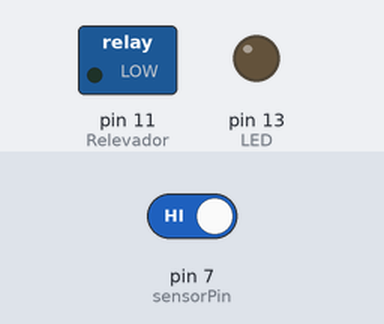
Bench run of a sketch on a simulated Arduino Uno, built with avr-gcc and run on an emulated ATmega328P. Shown: switched loads named in the sketch (green lamp = pin HIGH), output pins drawn as LEDs (lit = HIGH). Dashed ring = blinking. The test bench sets the inputs (shaded band); at power-on: pin 7 (sensorPin) HIGH. What the sketch prints to the serial monitor is not drawn.

Above: at 1.2 s.
1.3 s: pin 7 (sensorPin) driven LOW
At 1.59 s:
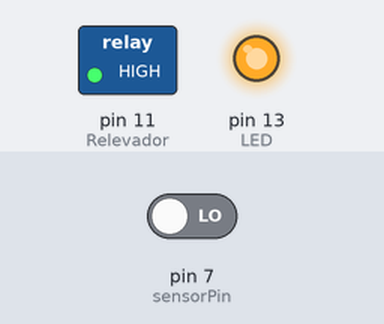
4.3 s: pin 7 (sensorPin) driven HIGH
At 4.6 s:
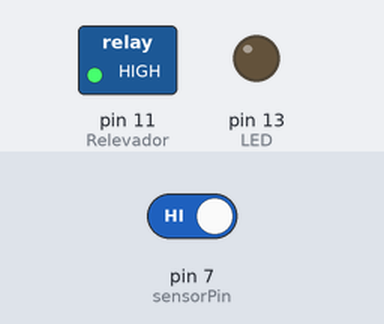
Timing chart, 0 to 7.3 s (numbered marks = the images above; inputs shaded):
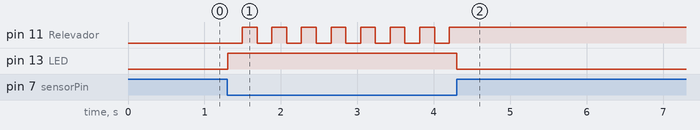

The sketch:

Lampara_de_aplausos.ino
```cpp
// PROGRAMA LÁMPARA/VELA POR: Σ
int sensorValue = 0;  // Variable para almacenar el valor del sensor de sonido
int A = 0;                    // Variable de apagado para ignorar 30 datos
int B = 0;                    // Variable de prendido para ignorar 30 datos
int aplausos = 0;           // Variable de aplausos
int tiempo = 0;             // Variable tiempo para reinicializar los aplausos
boolean efecto_de_funcion = false;  // Para empezar a contar A y B
boolean Reinicio_Aplausos = false;    // Activador de función reinicio de aplausos
boolean indicador = false;          // Indicador para decir si esta prendido o apagado
// PINES
const int Relevador = 11;     // Pin del Relevador
const int sensorPin = 7;      // Pin del Sensor
const int LED = 13;           // LED testigo

void setup(){
  pinMode(Relevador, OUTPUT);
  pinMode(LED, OUTPUT);
  pinMode(sensorPin, INPUT);

  Serial.begin(9600);
}

void loop() {
  sensorValue = !digitalRead(sensorPin);  // Lee los aplausos
  Serial.println(sensorValue);
  if(sensorValue)
    digitalWrite(LED,HIGH);
  else
    digitalWrite(LED,LOW);
  if( indicador == false ){
    if( sensorValue > 0){                // Activa la función de prendido para ignorar 30 datos
      efecto_de_funcion = true;
    }
    if( efecto_de_funcion == true ){
      B++;
    }
    if( B > 30 ){                        // Ignora 30 datos y prende
      aplausos++;
      B = 0;
      efecto_de_funcion = false;
      Reinicio_Aplausos = true;
    }
  }
  else{
    if( sensorValue > 0 ){              // Activa la función de apagado para ignorar 30 datos
      efecto_de_funcion = true;
    }
    if( efecto_de_funcion == true ){
      A++;
    }
    if( A > 30 ){                        // Ignora 30 datos y apaga
      aplausos++;
      A = 0;
      efecto_de_funcion = false;
      Reinicio_Aplausos = true;
    }
  }
  if( indicador == false && aplausos == 2 ){    // Prende Relevador
    indicador = true;
    digitalWrite(Relevador, HIGH);
    aplausos = 0;
    tiempo = 0;
    Reinicio_Aplausos = false;
  }
  if( indicador == true && aplausos == 2 ){    // Apaga Relevador
    indicador = false;
    digitalWrite(Relevador, LOW);
    aplausos = 0;
    tiempo = 0;
    Reinicio_Aplausos = false;
  }
  if( Reinicio_Aplausos == true ){      // Comienza a contar para reinicializar aplausos
    tiempo++;
  }
  if( tiempo > 100 ){    // No se recibieron más aplausos, reinicializa los aplausos
    aplausos= 0;
    tiempo = 0;
    Reinicio_Aplausos = false;
  }
}
```

Measured:
- after the input at 1.3 s, pin 11 (Relevador): alternates HIGH for 0.19 s and LOW for 0.19 s, starting after 0.20 s; pin 13 (LED): LOW → HIGH at once
- after the input at 4.3 s, pin 11 (Relevador): stops changing and stays HIGH; pin 13 (LED): HIGH → LOW at once
